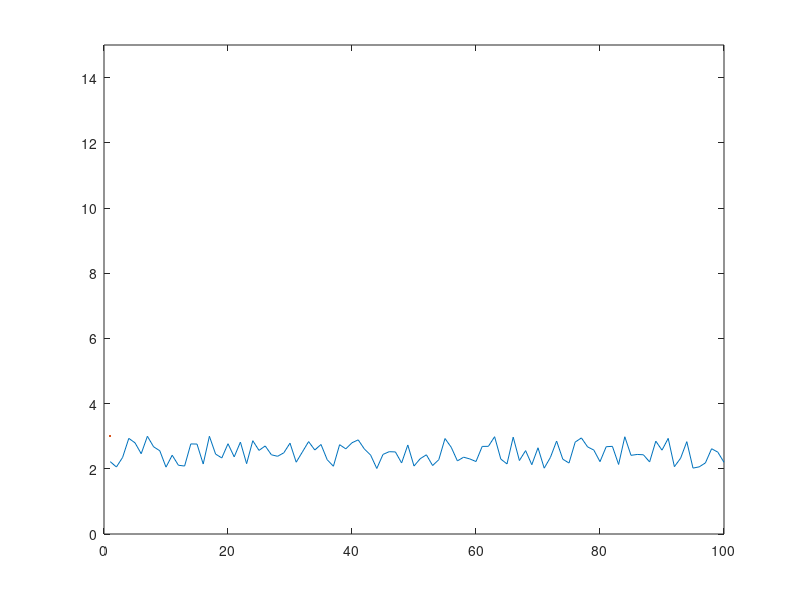
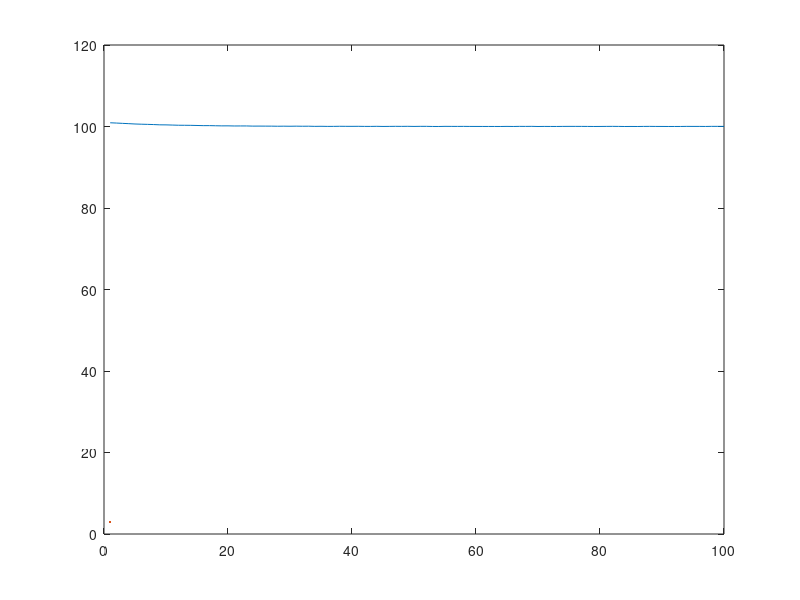
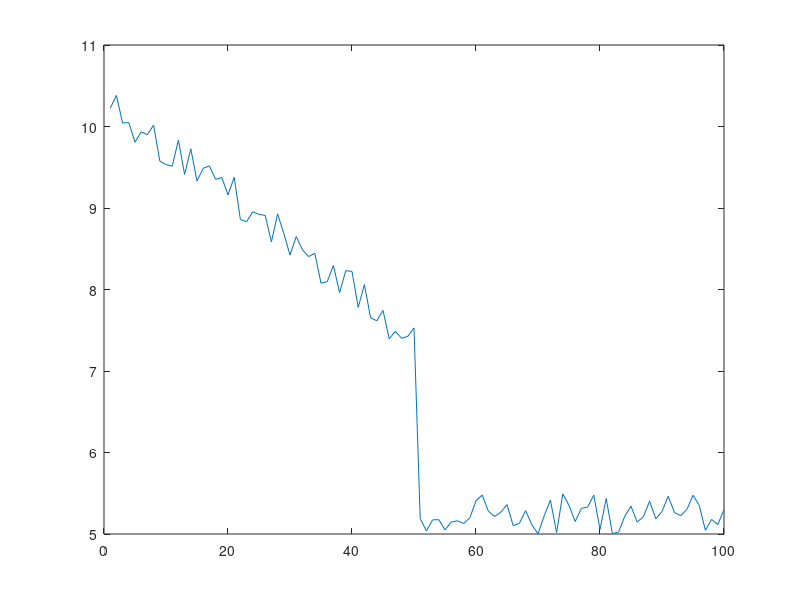
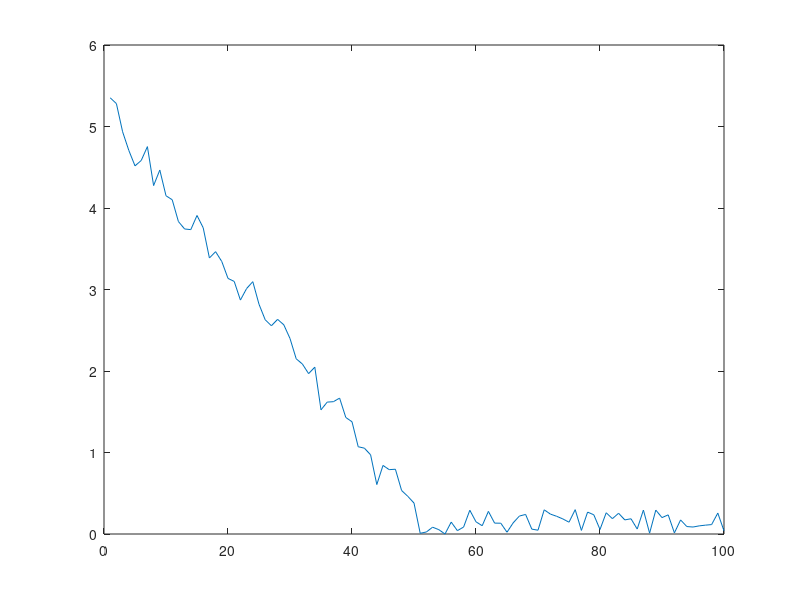

Recreate these plots in MATLAB, in order. (Note: this script raises an error after producing the figures.)
%% Create other figures for the article

clc; clear; close all;

%% Examples of dynamics
% Figures with examples of noisy time series; used in Fig. 1 of the paper

% No transition
x = linspace(1,100);
y = rand(1,length(x)) + 2;

figure()
plot(x,y,linewidth=3)
ylim([0,15])


% Smooth non-bifurcation
y2 = 100 + 0.04*rand(1,length(x)) + exp(-0.1*x);

figure()
plot(x,y2,linewidth=3)


% Abrupt non-bifurcation
y3 = zeros(1,length(x));
y3(1:50) = sqrt(100-x(1:50)) + 0.5*rand(1,50);
y3(51:end) = 5 + 0.5*rand(1,50);

figure()
plot(x,y3)


% Transcritical
y4 = zeros(1,length(x));
y4(1:50) = 5 - 0.1*x(1:50) + 0.5*rand(1,50);
y4(51:end) = 0.3*rand(1,50);
y4(y4<0) = 0;

figure()
plot(x,y4)


%% Bifurcation plots for the three colony models
% Used in Fig. 3

% Parameters (values used in the respective publications)
L = 2000;
alfa_1 = 0.25;
alfa_2 = 0.25;
sigma = 0.75;
w = 27000;

v = 5000;
phi = 1/9;
gamma_B = 0.018;
gamma_A = 0.007;
b = 500;
c = 0.1;


% --- Khoury et al, 2011
m_c = L / (2*w*(alfa_1 - L/w)) * (alfa_1+sigma+ sqrt((alfa_1-sigma)^2 + 4*sigma*L/w) );
m = linspace(0.1,m_c,1000);
mm = linspace(m_c,0.55,1000); 

J = 0.5*((alfa_1./m - sigma./m - 1) + sqrt((alfa_1./m - sigma./m - 1).^2 + 4*alfa_1./m));
JJ = 0.5*((alfa_1./mm - sigma./mm - 1) + sqrt((alfa_1./mm - sigma./mm - 1).^2 + 4*alfa_1./mm));
FH = (L./m).*(1+J)./J - w; 
FHFH = (L./mm).*(1+JJ)./JJ - w; 

figure()
hold on
plot(m, FH, linewidth = 1.5, Color='black')
plot(mm, FHFH, '--', linewidth = 1.5, Color='black')
plot(m, 0*m, '--', linewidth = 1.5, Color='black')
plot(mm, 0*mm, linewidth = 1.5, Color='black')
xlabel('m', fontsize = 20)
ylabel('$\hat{H}+\hat{F}$', Interpreter='latex', fontsize = 20)
ylim([-10000,40000])


% --- Khoury et al., 2013
m_c2 = (c-gamma_A)*phi/gamma_B;
m2 = linspace(0.3,0.55,5000);

P = c/gamma_A - 1 - (gamma_B * m2)/(gamma_A * phi);
f = b*sqrt(alfa_2 ./ ((sigma./(P+1)) + (m2./P) - alfa_1) -1);
Fhat = (L*f.^2) ./ (m2 .* (f.^2 + b^2));

HBF = Fhat .* (P + m2/phi +1);
Hhat = Fhat .* P;
idx = find(HBF < 0, 1, 'first');

figure()
hold on
plot(m2(1:idx), HBF(1:idx), linewidth = 1.5, Color='black')
plot(m2(idx:end), HBF(idx:end), '--', linewidth = 1.5, Color='black')
plot(m2(1:idx), 0*m2(1:idx), '--', linewidth = 1.5, Color='black')
plot(m2(idx:end), 0*m2(idx:end), linewidth = 1.5, Color='black')
xlabel('m', fontsize = 20)
ylabel('$\hat{H}+\hat{F}+\hat{B}$', Interpreter='latex', fontsize = 20)
ylim([-10000,40000])



% --- Breda et al., 2021

n = [0.1 0.25 0.4 0.55 0.7];
L1 = (1-n)*L;

colors = [0., 0.1, 0.2 ; 0.25, 0.35, 0.45; 0.35, 0.45, 0.55; 0.55, 0.65, 0.75; 0.7, 0.8, 0.9]; 

figure()
hold on

for i =1:length(n)

    m_c = L1(i) / (2*w*(alfa_1 - L1(i)/w)) * (alfa_1+sigma+ sqrt((alfa_1-sigma)^2 + 4*sigma*L1(i)/w) );
    m = linspace(0.01,m_c,1000);
    mm = linspace(m_c,0.55,1000); 
    
    J = 0.5*((alfa_1./m - sigma./m - 1) + sqrt((alfa_1./m - sigma./m - 1).^2 + 4*alfa_1./m));
    JJ = 0.5*((alfa_1./mm - sigma./mm - 1) + sqrt((alfa_1./mm - sigma./mm - 1).^2 + 4*alfa_1./mm));
    FH = (L1(i)./m).*(1+J)./J - w; 
    FHFH = (L1(i)./mm).*(1+JJ)./JJ - w; 
    
    plot(m, 0*m, '--', linewidth = 1.5, Color='black')
    plot(mm, 0*mm, linewidth = 1.5, Color='black')
    plot(m, FH, linewidth = 1.5, Color=colors(i,:))
    plot(mm, FHFH, '--', linewidth = 1.5, Color=colors(i,:))

end

xlabel('m', fontsize = 20)
ylabel('$\hat{H}+\hat{F}$', Interpreter='latex', fontsize = 20)
ylim([-20000,40000])
legend('', '', 'n=0.1', '', '', '',  'n=0.25', '', '', '', 'n=0.4', '', '', '', 'n=0.55', '', '', '', 'n=0.7', fontsize = 15)
